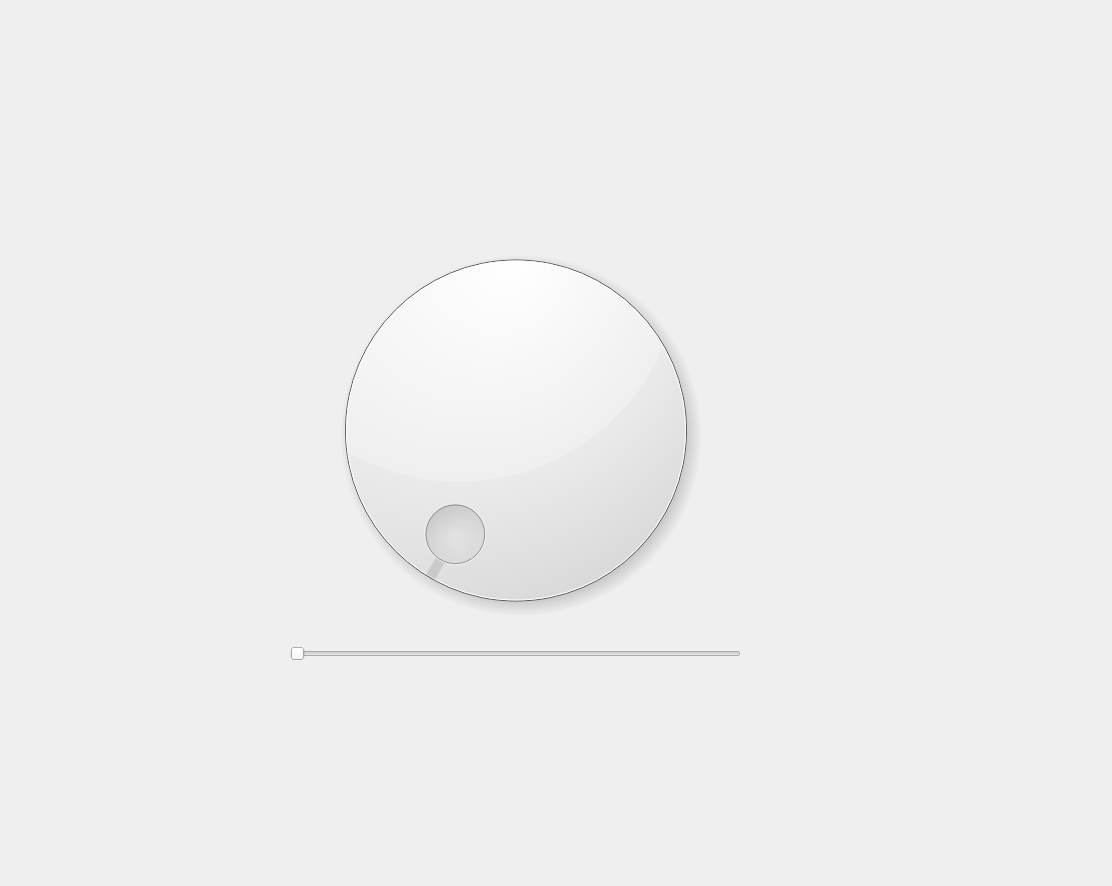
<?xml version="1.0" encoding="UTF-8"?>
<ui version="4.0">
 <class>Dialog</class>
 <widget class="QDialog" name="Dialog">
  <property name="geometry">
   <rect>
    <x>0</x>
    <y>0</y>
    <width>1112</width>
    <height>886</height>
   </rect>
  </property>
  <property name="windowTitle">
   <string>Dialog</string>
  </property>
  <widget class="QWidget" name="verticalLayoutWidget">
   <property name="geometry">
    <rect>
     <x>290</x>
     <y>220</y>
     <width>451</width>
     <height>441</height>
    </rect>
   </property>
   <layout class="QVBoxLayout" name="verticalLayout">
    <item>
     <widget class="QDial" name="dial"/>
    </item>
    <item>
     <widget class="QSlider" name="horizontalSlider">
      <property name="orientation">
       <enum>Qt::Orientation::Horizontal</enum>
      </property>
     </widget>
    </item>
   </layout>
  </widget>
 </widget>
 <resources/>
 <connections/>
</ui>
